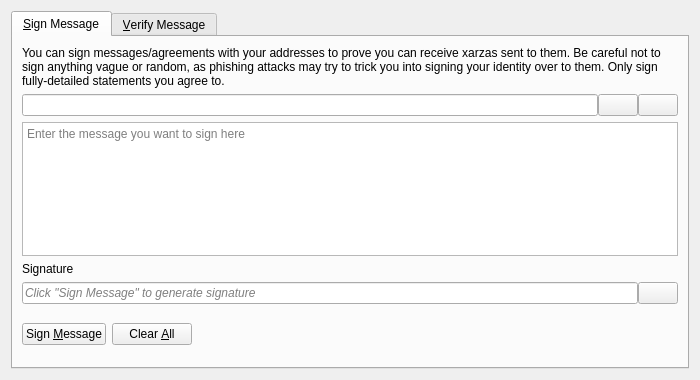
<?xml version="1.0" encoding="UTF-8"?>
<ui version="4.0">
 <class>SignVerifyMessageDialog</class>
 <widget class="QDialog" name="SignVerifyMessageDialog">
  <property name="geometry">
   <rect>
    <x>0</x>
    <y>0</y>
    <width>700</width>
    <height>380</height>
   </rect>
  </property>
  <property name="windowTitle">
   <string>Signatures - Sign / Verify a Message</string>
  </property>
  <property name="modal">
   <bool>true</bool>
  </property>
  <layout class="QVBoxLayout" name="verticalLayout">
   <item>
    <widget class="QTabWidget" name="tabWidget">
     <property name="currentIndex">
      <number>0</number>
     </property>
     <widget class="QWidget" name="tabSignMessage">
      <attribute name="title">
       <string>&amp;Sign Message</string>
      </attribute>
      <layout class="QVBoxLayout" name="verticalLayout_SM">
       <item>
        <widget class="QLabel" name="infoLabel_SM">
         <property name="text">
          <string>You can sign messages/agreements with your addresses to prove you can receive xarzas sent to them. Be careful not to sign anything vague or random, as phishing attacks may try to trick you into signing your identity over to them. Only sign fully-detailed statements you agree to.</string>
         </property>
         <property name="textFormat">
          <enum>Qt::PlainText</enum>
         </property>
         <property name="wordWrap">
          <bool>true</bool>
         </property>
        </widget>
       </item>
       <item>
        <layout class="QHBoxLayout" name="horizontalLayout_1_SM">
         <property name="spacing">
          <number>0</number>
         </property>
         <item>
          <widget class="QValidatedLineEdit" name="addressIn_SM">
           <property name="toolTip">
            <string>The Xarza address to sign the message with</string>
           </property>
          </widget>
         </item>
         <item>
          <widget class="QPushButton" name="addressBookButton_SM">
           <property name="toolTip">
            <string>Choose previously used address</string>
           </property>
           <property name="text">
            <string/>
           </property>
           <property name="icon">
            <iconset resource="../bitcoin.qrc">
             <normaloff>:/icons/address-book</normaloff>:/icons/address-book</iconset>
           </property>
           <property name="shortcut">
            <string>Alt+A</string>
           </property>
           <property name="autoDefault">
            <bool>false</bool>
           </property>
          </widget>
         </item>
         <item>
          <widget class="QPushButton" name="pasteButton_SM">
           <property name="toolTip">
            <string>Paste address from clipboard</string>
           </property>
           <property name="text">
            <string/>
           </property>
           <property name="icon">
            <iconset resource="../bitcoin.qrc">
             <normaloff>:/icons/editpaste</normaloff>:/icons/editpaste</iconset>
           </property>
           <property name="shortcut">
            <string>Alt+P</string>
           </property>
           <property name="autoDefault">
            <bool>false</bool>
           </property>
          </widget>
         </item>
        </layout>
       </item>
       <item>
        <widget class="QPlainTextEdit" name="messageIn_SM">
         <property name="toolTip">
          <string>Enter the message you want to sign here</string>
         </property>
         <property name="placeholderText">
          <string>Enter the message you want to sign here</string>
         </property>
        </widget>
       </item>
       <item>
        <widget class="QLabel" name="signatureLabel_SM">
         <property name="text">
          <string>Signature</string>
         </property>
         <property name="textFormat">
          <enum>Qt::PlainText</enum>
         </property>
        </widget>
       </item>
       <item>
        <layout class="QHBoxLayout" name="horizontalLayout_2_SM">
         <property name="spacing">
          <number>0</number>
         </property>
         <item>
          <widget class="QLineEdit" name="signatureOut_SM">
           <property name="placeholderText">
            <string>Click "Sign Message" to generate signature</string>
           </property>
           <property name="font">
            <font>
             <italic>true</italic>
            </font>
           </property>
           <property name="readOnly">
            <bool>true</bool>
           </property>
          </widget>
         </item>
         <item>
          <widget class="QPushButton" name="copySignatureButton_SM">
           <property name="toolTip">
            <string>Copy the current signature to the system clipboard</string>
           </property>
           <property name="text">
            <string/>
           </property>
           <property name="icon">
            <iconset resource="../bitcoin.qrc">
             <normaloff>:/icons/editcopy</normaloff>:/icons/editcopy</iconset>
           </property>
           <property name="autoDefault">
            <bool>false</bool>
           </property>
          </widget>
         </item>
        </layout>
       </item>
       <item>
        <layout class="QHBoxLayout" name="horizontalLayout_3_SM">
         <item>
          <widget class="QPushButton" name="signMessageButton_SM">
           <property name="toolTip">
            <string>Sign the message to prove you own this Xarza address</string>
           </property>
           <property name="text">
            <string>Sign &amp;Message</string>
           </property>
           <property name="icon">
            <iconset resource="../bitcoin.qrc">
             <normaloff>:/icons/edit</normaloff>:/icons/edit</iconset>
           </property>
           <property name="autoDefault">
            <bool>false</bool>
           </property>
          </widget>
         </item>
         <item>
          <widget class="QPushButton" name="clearButton_SM">
           <property name="toolTip">
            <string>Reset all sign message fields</string>
           </property>
           <property name="text">
            <string>Clear &amp;All</string>
           </property>
           <property name="icon">
            <iconset resource="../bitcoin.qrc">
             <normaloff>:/icons/remove</normaloff>:/icons/remove</iconset>
           </property>
           <property name="autoDefault">
            <bool>false</bool>
           </property>
          </widget>
         </item>
         <item>
          <spacer name="horizontalSpacer_1_SM">
           <property name="orientation">
            <enum>Qt::Horizontal</enum>
           </property>
           <property name="sizeHint" stdset="0">
            <size>
             <width>40</width>
             <height>48</height>
            </size>
           </property>
          </spacer>
         </item>
         <item>
          <widget class="QLabel" name="statusLabel_SM">
           <property name="font">
            <font>
             <weight>75</weight>
             <bold>true</bold>
            </font>
           </property>
           <property name="text">
            <string/>
           </property>
           <property name="wordWrap">
            <bool>true</bool>
           </property>
          </widget>
         </item>
         <item>
          <spacer name="horizontalSpacer_2_SM">
           <property name="orientation">
            <enum>Qt::Horizontal</enum>
           </property>
           <property name="sizeHint" stdset="0">
            <size>
             <width>40</width>
             <height>48</height>
            </size>
           </property>
          </spacer>
         </item>
        </layout>
       </item>
      </layout>
     </widget>
     <widget class="QWidget" name="tabVerifyMessage">
      <attribute name="title">
       <string>&amp;Verify Message</string>
      </attribute>
      <layout class="QVBoxLayout" name="verticalLayout_VM">
       <item>
        <widget class="QLabel" name="infoLabel_VM">
         <property name="text">
          <string>Enter the receiver's address, message (ensure you copy line breaks, spaces, tabs, etc. exactly) and signature below to verify the message. Be careful not to read more into the signature than what is in the signed message itself, to avoid being tricked by a man-in-the-middle attack. Note that this only proves the signing party receives with the address, it cannot prove sendership of any transaction!</string>
         </property>
         <property name="textFormat">
          <enum>Qt::PlainText</enum>
         </property>
         <property name="alignment">
          <set>Qt::AlignLeading|Qt::AlignLeft|Qt::AlignTop</set>
         </property>
         <property name="wordWrap">
          <bool>true</bool>
         </property>
        </widget>
       </item>
       <item>
        <layout class="QHBoxLayout" name="horizontalLayout_1_VM">
         <property name="spacing">
          <number>0</number>
         </property>
         <item>
          <widget class="QValidatedLineEdit" name="addressIn_VM">
           <property name="toolTip">
            <string>The Xarza address the message was signed with</string>
           </property>
          </widget>
         </item>
         <item>
          <widget class="QPushButton" name="addressBookButton_VM">
           <property name="toolTip">
            <string>Choose previously used address</string>
           </property>
           <property name="text">
            <string/>
           </property>
           <property name="icon">
            <iconset resource="../bitcoin.qrc">
             <normaloff>:/icons/address-book</normaloff>:/icons/address-book</iconset>
           </property>
           <property name="shortcut">
            <string>Alt+A</string>
           </property>
           <property name="autoDefault">
            <bool>false</bool>
           </property>
          </widget>
         </item>
        </layout>
       </item>
       <item>
        <widget class="QPlainTextEdit" name="messageIn_VM">
          <property name="toolTip">
            <string>The signed message to verify</string>
          </property>
          <property name="placeholderText">
            <string>The signed message to verify</string>
          </property>
        </widget>
       </item>
       <item>
        <widget class="QValidatedLineEdit" name="signatureIn_VM">
          <property name="toolTip">
            <string>The signature given when the message was signed</string>
          </property>
          <property name="placeholderText">
            <string>The signature given when the message was signed</string>
          </property>
        </widget>
       </item>
       <item>
        <layout class="QHBoxLayout" name="horizontalLayout_2_VM">
         <item>
          <widget class="QPushButton" name="verifyMessageButton_VM">
           <property name="toolTip">
            <string>Verify the message to ensure it was signed with the specified Xarza address</string>
           </property>
           <property name="text">
            <string>Verify &amp;Message</string>
           </property>
           <property name="icon">
            <iconset resource="../bitcoin.qrc">
             <normaloff>:/icons/transaction_0</normaloff>:/icons/transaction_0</iconset>
           </property>
           <property name="autoDefault">
            <bool>false</bool>
           </property>
          </widget>
         </item>
         <item>
          <widget class="QPushButton" name="clearButton_VM">
           <property name="toolTip">
            <string>Reset all verify message fields</string>
           </property>
           <property name="text">
            <string>Clear &amp;All</string>
           </property>
           <property name="icon">
            <iconset resource="../bitcoin.qrc">
             <normaloff>:/icons/remove</normaloff>:/icons/remove</iconset>
           </property>
           <property name="autoDefault">
            <bool>false</bool>
           </property>
          </widget>
         </item>
         <item>
          <spacer name="horizontalSpacer_1_VM">
           <property name="orientation">
            <enum>Qt::Horizontal</enum>
           </property>
           <property name="sizeHint" stdset="0">
            <size>
             <width>40</width>
             <height>48</height>
            </size>
           </property>
          </spacer>
         </item>
         <item>
          <widget class="QLabel" name="statusLabel_VM">
           <property name="font">
            <font>
             <weight>75</weight>
             <bold>true</bold>
            </font>
           </property>
           <property name="text">
            <string/>
           </property>
           <property name="wordWrap">
            <bool>true</bool>
           </property>
          </widget>
         </item>
         <item>
          <spacer name="horizontalSpacer_2_VM">
           <property name="orientation">
            <enum>Qt::Horizontal</enum>
           </property>
           <property name="sizeHint" stdset="0">
            <size>
             <width>40</width>
             <height>48</height>
            </size>
           </property>
          </spacer>
         </item>
        </layout>
       </item>
      </layout>
     </widget>
    </widget>
   </item>
  </layout>
 </widget>
 <customwidgets>
  <customwidget>
   <class>QValidatedLineEdit</class>
   <extends>QLineEdit</extends>
   <header>qt/qvalidatedlineedit.h</header>
  </customwidget>
 </customwidgets>
 <resources>
  <include location="../bitcoin.qrc"/>
 </resources>
 <connections/>
</ui>
